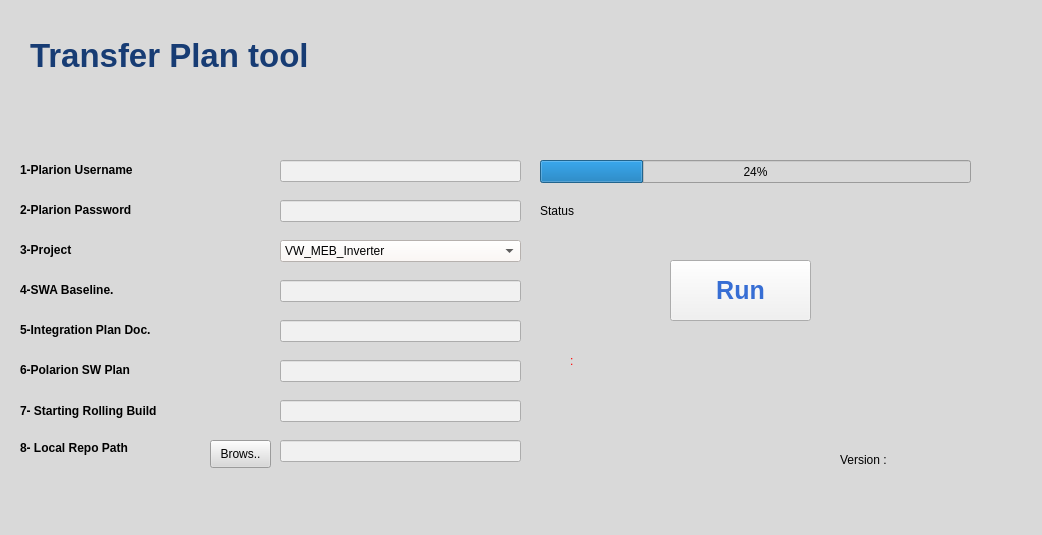
<?xml version="1.0" encoding="UTF-8"?>
<ui version="4.0">
 <class>SWATool</class>
 <widget class="QMainWindow" name="SWATool">
  <property name="geometry">
   <rect>
    <x>0</x>
    <y>0</y>
    <width>1042</width>
    <height>535</height>
   </rect>
  </property>
  <property name="windowTitle">
   <string>MainWindow</string>
  </property>
  <property name="styleSheet">
   <string notr="true">background-color: rgb(217, 217, 217);</string>
  </property>
  <widget class="QWidget" name="centralwidget">
   <widget class="QLabel" name="label">
    <property name="geometry">
     <rect>
      <x>590</x>
      <y>20</y>
      <width>301</width>
      <height>131</height>
     </rect>
    </property>
    <property name="styleSheet">
     <string notr="true">background-image: url(ValeoLogo.png);</string>
    </property>
    <property name="text">
     <string/>
    </property>
    <property name="scaledContents">
     <bool>true</bool>
    </property>
    <property name="wordWrap">
     <bool>false</bool>
    </property>
   </widget>
   <widget class="QLabel" name="label_2">
    <property name="geometry">
     <rect>
      <x>30</x>
      <y>30</y>
      <width>541</width>
      <height>51</height>
     </rect>
    </property>
    <property name="font">
     <font>
      <pointsize>25</pointsize>
      <weight>75</weight>
      <bold>true</bold>
     </font>
    </property>
    <property name="styleSheet">
     <string notr="true">color: rgb(23, 60, 116);</string>
    </property>
    <property name="text">
     <string>Transfer Plan tool</string>
    </property>
   </widget>
   <widget class="QLabel" name="label_3">
    <property name="geometry">
     <rect>
      <x>20</x>
      <y>160</y>
      <width>181</width>
      <height>20</height>
     </rect>
    </property>
    <property name="font">
     <font>
      <pointsize>9</pointsize>
      <weight>75</weight>
      <bold>true</bold>
     </font>
    </property>
    <property name="text">
     <string>1-Plarion Username</string>
    </property>
   </widget>
   <widget class="QLabel" name="label_4">
    <property name="geometry">
     <rect>
      <x>20</x>
      <y>200</y>
      <width>191</width>
      <height>20</height>
     </rect>
    </property>
    <property name="font">
     <font>
      <pointsize>9</pointsize>
      <weight>75</weight>
      <bold>true</bold>
     </font>
    </property>
    <property name="text">
     <string>2-Plarion Password</string>
    </property>
   </widget>
   <widget class="QLabel" name="label_5">
    <property name="geometry">
     <rect>
      <x>20</x>
      <y>400</y>
      <width>211</width>
      <height>21</height>
     </rect>
    </property>
    <property name="font">
     <font>
      <pointsize>9</pointsize>
      <weight>75</weight>
      <bold>true</bold>
     </font>
    </property>
    <property name="text">
     <string>7- Starting Rolling Build</string>
    </property>
   </widget>
   <widget class="QLineEdit" name="P_User">
    <property name="geometry">
     <rect>
      <x>280</x>
      <y>160</y>
      <width>241</width>
      <height>22</height>
     </rect>
    </property>
    <property name="styleSheet">
     <string notr="true">background-color: rgb(241, 241, 241);</string>
    </property>
   </widget>
   <widget class="QLineEdit" name="P_Pass">
    <property name="geometry">
     <rect>
      <x>280</x>
      <y>200</y>
      <width>241</width>
      <height>22</height>
     </rect>
    </property>
    <property name="styleSheet">
     <string notr="true">background-color: rgb(241, 241, 241);</string>
    </property>
   </widget>
   <widget class="QLineEdit" name="Polarion_Plan">
    <property name="geometry">
     <rect>
      <x>280</x>
      <y>360</y>
      <width>241</width>
      <height>22</height>
     </rect>
    </property>
    <property name="styleSheet">
     <string notr="true">background-color: rgb(241, 241, 241);</string>
    </property>
   </widget>
   <widget class="QLabel" name="label_10">
    <property name="geometry">
     <rect>
      <x>540</x>
      <y>200</y>
      <width>431</width>
      <height>21</height>
     </rect>
    </property>
    <property name="font">
     <font>
      <pointsize>9</pointsize>
      <weight>50</weight>
      <bold>false</bold>
     </font>
    </property>
    <property name="text">
     <string>Status</string>
    </property>
   </widget>
   <widget class="QPushButton" name="Run">
    <property name="geometry">
     <rect>
      <x>670</x>
      <y>260</y>
      <width>141</width>
      <height>61</height>
     </rect>
    </property>
    <property name="font">
     <font>
      <pointsize>19</pointsize>
      <weight>75</weight>
      <bold>true</bold>
     </font>
    </property>
    <property name="styleSheet">
     <string notr="true">color: rgb(55, 110, 212);
background-color: rgb(241, 241, 241);</string>
    </property>
    <property name="text">
     <string>Run</string>
    </property>
   </widget>
   <widget class="QProgressBar" name="progressBar">
    <property name="geometry">
     <rect>
      <x>540</x>
      <y>160</y>
      <width>431</width>
      <height>23</height>
     </rect>
    </property>
    <property name="value">
     <number>24</number>
    </property>
   </widget>
   <widget class="QLineEdit" name="Start_RB">
    <property name="geometry">
     <rect>
      <x>280</x>
      <y>400</y>
      <width>241</width>
      <height>22</height>
     </rect>
    </property>
    <property name="styleSheet">
     <string notr="true">background-color: rgb(241, 241, 241);</string>
    </property>
   </widget>
   <widget class="QLabel" name="label_7">
    <property name="geometry">
     <rect>
      <x>20</x>
      <y>240</y>
      <width>181</width>
      <height>20</height>
     </rect>
    </property>
    <property name="font">
     <font>
      <pointsize>9</pointsize>
      <weight>75</weight>
      <bold>true</bold>
     </font>
    </property>
    <property name="text">
     <string>3-Project</string>
    </property>
   </widget>
   <widget class="QComboBox" name="P_Project">
    <property name="geometry">
     <rect>
      <x>280</x>
      <y>240</y>
      <width>241</width>
      <height>22</height>
     </rect>
    </property>
    <property name="styleSheet">
     <string notr="true">background-color: rgb(255, 248, 244);</string>
    </property>
    <item>
     <property name="text">
      <string>VW_MEB_Inverter</string>
     </property>
    </item>
    <item>
     <property name="text">
      <string>BMW</string>
     </property>
    </item>
    <item>
     <property name="text">
      <string>PSA</string>
     </property>
    </item>
    <item>
     <property name="text">
      <string>CEVT</string>
     </property>
    </item>
    <item>
     <property name="text">
      <string>100-KW</string>
     </property>
    </item>
    <item>
     <property name="text">
      <string>model_kit</string>
     </property>
    </item>
    <item>
     <property name="text">
      <string>DAI</string>
     </property>
    </item>
   </widget>
   <widget class="QLabel" name="Version">
    <property name="geometry">
     <rect>
      <x>840</x>
      <y>450</y>
      <width>121</width>
      <height>20</height>
     </rect>
    </property>
    <property name="text">
     <string>Version :</string>
    </property>
   </widget>
   <widget class="QLabel" name="label_9">
    <property name="geometry">
     <rect>
      <x>20</x>
      <y>360</y>
      <width>201</width>
      <height>20</height>
     </rect>
    </property>
    <property name="font">
     <font>
      <pointsize>9</pointsize>
      <weight>75</weight>
      <bold>true</bold>
     </font>
    </property>
    <property name="text">
     <string>6-Polarion SW Plan</string>
    </property>
   </widget>
   <widget class="QLineEdit" name="Int_Plan_Document">
    <property name="geometry">
     <rect>
      <x>280</x>
      <y>320</y>
      <width>241</width>
      <height>22</height>
     </rect>
    </property>
    <property name="styleSheet">
     <string notr="true">background-color: rgb(241, 241, 241);</string>
    </property>
   </widget>
   <widget class="QLabel" name="User_Mark">
    <property name="geometry">
     <rect>
      <x>260</x>
      <y>160</y>
      <width>16</width>
      <height>16</height>
     </rect>
    </property>
    <property name="styleSheet">
     <string notr="true">color: rgb(255, 0, 0);</string>
    </property>
    <property name="text">
     <string/>
    </property>
   </widget>
   <widget class="QLabel" name="pass_Mark">
    <property name="geometry">
     <rect>
      <x>260</x>
      <y>200</y>
      <width>16</width>
      <height>16</height>
     </rect>
    </property>
    <property name="styleSheet">
     <string notr="true">color: rgb(255, 0, 0);</string>
    </property>
    <property name="text">
     <string/>
    </property>
   </widget>
   <widget class="QLabel" name="Project_Mark">
    <property name="geometry">
     <rect>
      <x>260</x>
      <y>240</y>
      <width>16</width>
      <height>16</height>
     </rect>
    </property>
    <property name="styleSheet">
     <string notr="true">color: rgb(255, 0, 0);</string>
    </property>
    <property name="text">
     <string/>
    </property>
   </widget>
   <widget class="QLabel" name="Int_Plan_Mark">
    <property name="geometry">
     <rect>
      <x>260</x>
      <y>280</y>
      <width>16</width>
      <height>16</height>
     </rect>
    </property>
    <property name="styleSheet">
     <string notr="true">color: rgb(255, 0, 0);</string>
    </property>
    <property name="text">
     <string/>
    </property>
   </widget>
   <widget class="QLabel" name="Polarion_SW_Plan_Mark">
    <property name="geometry">
     <rect>
      <x>260</x>
      <y>320</y>
      <width>16</width>
      <height>16</height>
     </rect>
    </property>
    <property name="styleSheet">
     <string notr="true">color: rgb(255, 0, 0);</string>
    </property>
    <property name="text">
     <string/>
    </property>
   </widget>
   <widget class="QLabel" name="RB_Mark">
    <property name="geometry">
     <rect>
      <x>260</x>
      <y>360</y>
      <width>16</width>
      <height>16</height>
     </rect>
    </property>
    <property name="styleSheet">
     <string notr="true">color: rgb(255, 0, 0);</string>
    </property>
    <property name="text">
     <string/>
    </property>
   </widget>
   <widget class="QLabel" name="label_17">
    <property name="geometry">
     <rect>
      <x>20</x>
      <y>320</y>
      <width>231</width>
      <height>20</height>
     </rect>
    </property>
    <property name="font">
     <font>
      <pointsize>9</pointsize>
      <weight>75</weight>
      <bold>true</bold>
     </font>
    </property>
    <property name="text">
     <string>5-Integration Plan Doc.</string>
    </property>
   </widget>
   <widget class="QLabel" name="Warning_Message">
    <property name="geometry">
     <rect>
      <x>570</x>
      <y>340</y>
      <width>371</width>
      <height>41</height>
     </rect>
    </property>
    <property name="styleSheet">
     <string notr="true">color: rgb(255, 0, 0);</string>
    </property>
    <property name="text">
     <string>:</string>
    </property>
   </widget>
   <widget class="QPushButton" name="browse">
    <property name="geometry">
     <rect>
      <x>210</x>
      <y>440</y>
      <width>61</width>
      <height>28</height>
     </rect>
    </property>
    <property name="text">
     <string>Brows..</string>
    </property>
   </widget>
   <widget class="QLabel" name="label_16">
    <property name="geometry">
     <rect>
      <x>20</x>
      <y>440</y>
      <width>171</width>
      <height>16</height>
     </rect>
    </property>
    <property name="font">
     <font>
      <pointsize>9</pointsize>
      <weight>75</weight>
      <bold>true</bold>
     </font>
    </property>
    <property name="text">
     <string>8- Local Repo Path</string>
    </property>
   </widget>
   <widget class="QLineEdit" name="L_Repo">
    <property name="geometry">
     <rect>
      <x>280</x>
      <y>440</y>
      <width>241</width>
      <height>22</height>
     </rect>
    </property>
    <property name="styleSheet">
     <string notr="true">background-color: rgb(241, 241, 241);</string>
    </property>
   </widget>
   <widget class="QLineEdit" name="SWA_Baseline">
    <property name="geometry">
     <rect>
      <x>280</x>
      <y>280</y>
      <width>241</width>
      <height>22</height>
     </rect>
    </property>
    <property name="styleSheet">
     <string notr="true">background-color: rgb(241, 241, 241);</string>
    </property>
   </widget>
   <widget class="QLabel" name="label_18">
    <property name="geometry">
     <rect>
      <x>20</x>
      <y>280</y>
      <width>231</width>
      <height>20</height>
     </rect>
    </property>
    <property name="font">
     <font>
      <pointsize>9</pointsize>
      <weight>75</weight>
      <bold>true</bold>
     </font>
    </property>
    <property name="text">
     <string>4-SWA Baseline.</string>
    </property>
   </widget>
  </widget>
  <widget class="QStatusBar" name="statusbar"/>
 </widget>
 <resources>
  <include location="Logo.qrc"/>
 </resources>
 <connections/>
</ui>
